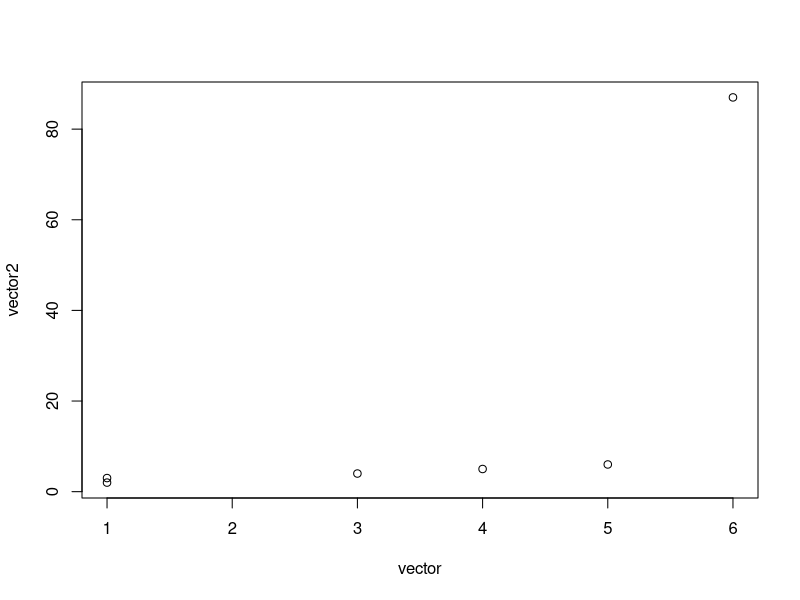
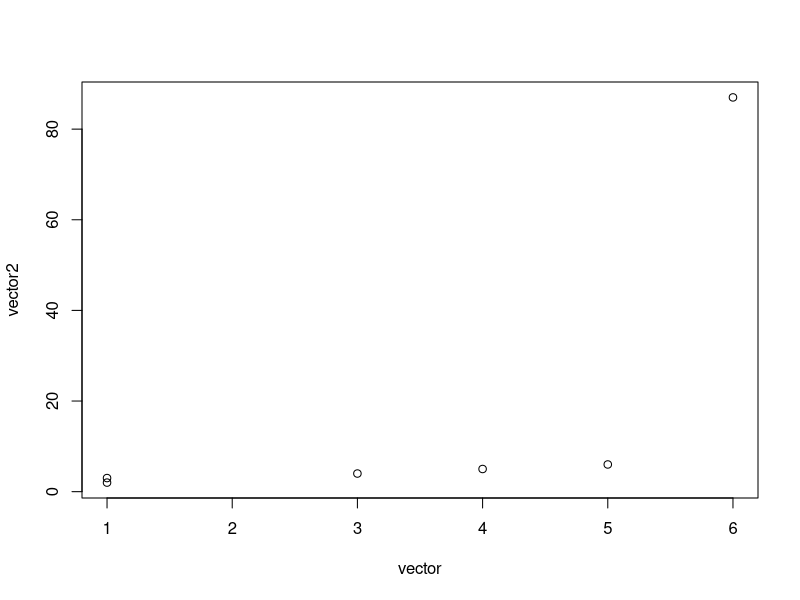

Generate these figures, in order, with R:
## ---- chunk 1
vector <- c(1,1,3,4,5,6)
vector2 <- c(2,3,4,5,6,87)
mean(vector)
plot(vector, vector2)
## ---- chunk 2
vector <- c(1,1,3,4,5,6)
vector2 <- c(2,3,4,5,6,87)
mean(vector)
plot(vector, vector2)
